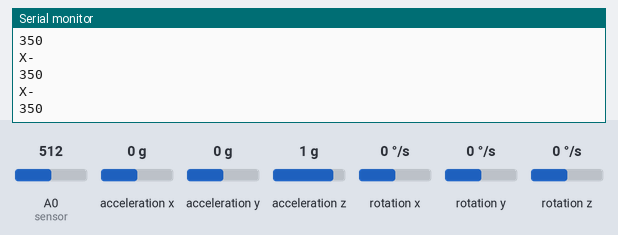
Recording of a sketch running on a simulated Arduino Mega 2560, built with avr-gcc and run on an emulated ATmega2560. Shown: the last lines printed to the serial monitor. The test bench sets the inputs (shaded band); at power-on: acceleration x 0 g, A0 (sensor) = 512, acceleration y 0 g, acceleration z 1 g, rotation x 0 °/s, rotation y 0 °/s, rotation z 0 °/s. No radio packets arrive unless stated.

Above: at 1.2 s.
1.3 s: acceleration x set to -1.4 g
At 1.34 s:
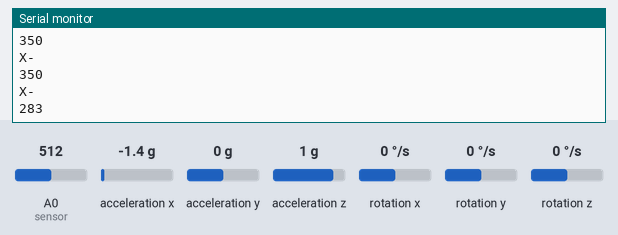
2.8 s: acceleration x set to -0.8 g
At 2.83 s:
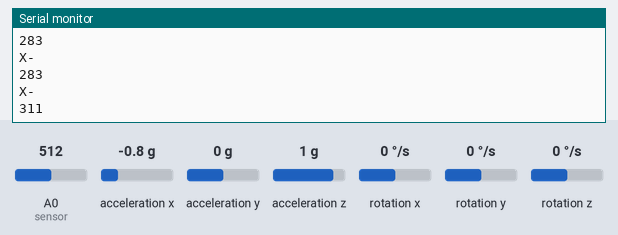
Timing chart, 0 to 5.8 s (numbered marks = the images above; inputs shaded):
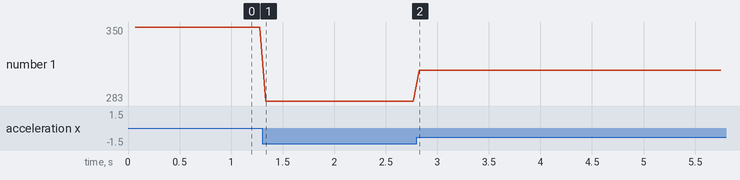

Measured:
- after the input at 1.3 s, the serial monitor: prints a new line at once (image 1)
- after the input at 2.8 s, the serial monitor: prints a new line at once (image 2)
- plotted number 1: 350 → 283 after the input at 1.3 s, 283 → 311 after the input at 2.8 s

The sketch:

Transmitter.ino
```cpp
// Created by Dinh Quang Lam
// Date: 18/05/2022
// K64_DA_CLC1_K64_UET
// Hand gesture robots
// Computer Interface Programming_ Dr.Pham Duy Hung

#include <SPI.h>
#include "RF24.h"
#include <Wire.h>       // Để liên lạc
#include <I2Cdev.h>     // Để liên lạc với MPU6050 new
#include <MPU6050.h>    // Thư viện chính của MPU6050 new

MPU6050 mpu; //new
int16_t ax, ay, az; //new
int16_t gx, gy, gz; //new

int data[2];

const uint64_t pipe = 0xE8E8F0F0E1LL; // địa chỉ để phát
RF24 radio(9,10); //thay 10 thành 53 với mega
byte msg[3];
const int sensor = A0;
int value = 0;

void setup(){
  //============================================================Module NRF24
  radio.begin();
  radio.setAutoAck(1);
  radio.setRetries(1,1);
  radio.setDataRate(RF24_1MBPS);    // Tốc độ truyền
  radio.setPALevel(RF24_PA_MAX);      // Dung lượng tối đa
  radio.setChannel(10);               // Đặt kênh
  radio.openWritingPipe(pipe);        // mở kênh
  pinMode(sensor, INPUT);

  Serial.begin(9600); //n
  Wire.begin();//n
  mpu.initialize();              // Khởi tạo đối tượng MPU  n
  radio.begin();                 // Bắt đầu giao tiếp nRF24     n
  radio.openWritingPipe(pipe);  //n
}


void loop(){
  value = analogRead(sensor);
  msg[0] = value / 4;
  radio.write(&msg, sizeof(msg));
  delay(50);

   mpu.getMotion6(&ax, &ay, &az, &gx, &gy, &gz);

  data[0] = map(ax, -17000, 17000, 300, 400 ); // Gửi dữ liệu chục X
  data[1] = map(ay, -17000, 17000, 100, 200);  // Gửi dữ liệu chục Y
  radio.write(data, sizeof(data));

 Serial.println("X-");
   Serial.println(data[0]);

//    Serial.println("Y-");
//    Serial.println(data[1]);


}
```
